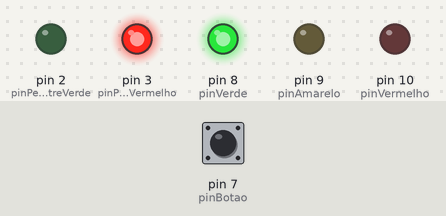
Simulated run of this sketch. Board: Arduino Uno, built with avr-gcc and run on an emulated ATmega328P. Parts: output pins drawn as LEDs (lit = HIGH). Inputs (shaded band) come from the test bench; at power-on: pin 7 (pinBotao) LOW.

Above: at 1.2 s.
1.3 s: pin 7 (pinBotao) pulled HIGH for 0.15 s
At 1.7 s:
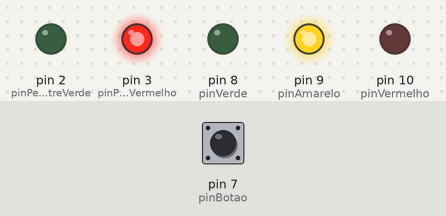
2.9 s: pin 7 (pinBotao) pulled HIGH for 1 s
At 4.2 s:
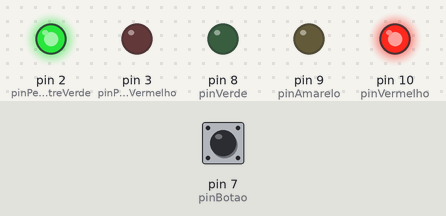
5.4 s: pin 7 (pinBotao) pulled HIGH for 3.2 s
At 6.1 s:
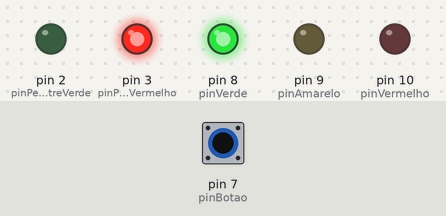
Timing chart, 0 to 8.4 s (numbered marks = the images above; inputs shaded):
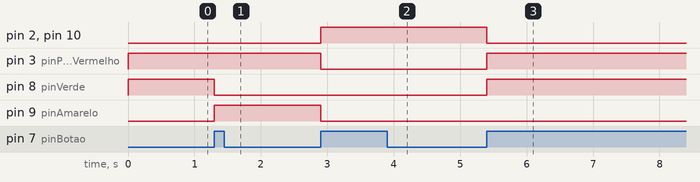

The sketch:

semaforo.ino
```cpp
//Programa q simula semaforo de veículos e de pedestres
//Acacia Calegari
//11/11/2019
//biblio: https://www.youtube.com/watch?v=uwYPkrrHGjY

int pinVermelho = 10; //Led Vermelho do semaforo principal
int pinAmarelo = 9; //Led Amarelo do semaforo principal
int pinVerde = 8; //Led Verde do semaforo principal
int pinBotao = 7; //botao q controla o semaforo
int pinPedestreVermelho = 3; //Led vermelho do semaforo de Pedestre
int pinPedestreVerde = 2; //Led verde do semaforo de pedestre


int faseSemaforo; //qual fase o semaforo principal esta

int estadoBotao; //estado atual do botao
int estadoAnteriorBotao; //estado anterior do botao

void setup() {

 pinMode(pinVerde, OUTPUT); //led verde semaforo principal
 pinMode(pinAmarelo, OUTPUT); //led amarelo semaforo principal
 pinMode(pinVermelho,OUTPUT); //led vermelho semaforo principal
 pinMode(pinBotao, INPUT); // botao de controle do semaforo
 pinMode(pinPedestreVerde, OUTPUT); //led verde do semaforo de pedestre
 pinMode(pinPedestreVermelho, OUTPUT); //led vermelho do semaforo de pedestre

 faseSemaforo = 1;
 estadoAnteriorBotao = digitalRead(pinBotao);

}

void loop() {

  estadoBotao = digitalRead(pinBotao);

  if((estadoBotao == HIGH) && (estadoAnteriorBotao == LOW)) { //Testando 2 coisas
    if(faseSemaforo < 3){
      faseSemaforo = faseSemaforo +1;
    }else{
      faseSemaforo = 1;
    }
  }

  estadoAnteriorBotao = estadoBotao; //nao fica trocando de fase se pressionar o botao

  if (faseSemaforo == 1){ //Semaforo Verde

    digitalWrite(pinVerde, HIGH);
    digitalWrite(pinAmarelo, LOW);
    digitalWrite(pinVermelho, LOW);

    digitalWrite(pinPedestreVerde, LOW);
    digitalWrite(pinPedestreVermelho, HIGH);

  }

  if (faseSemaforo == 2){ //Semaforo Amarelo

    digitalWrite(pinVerde, LOW);
    digitalWrite(pinAmarelo, HIGH);
    digitalWrite(pinVermelho, LOW);

    digitalWrite(pinPedestreVerde, LOW);
    digitalWrite(pinPedestreVermelho, HIGH);

  }

  if (faseSemaforo == 3){ //Semaforo Vermelho

    digitalWrite(pinVerde, LOW);
    digitalWrite(pinAmarelo, LOW);
    digitalWrite(pinVermelho, HIGH);

    digitalWrite(pinPedestreVerde, HIGH);
    digitalWrite(pinPedestreVermelho, LOW);

  }
  delay(100);
  }
```

Measured:
- after the input at 1.3 s, pin 8 (pinVerde): HIGH → LOW at once; pin 9 (pinAmarelo): LOW → HIGH at once
- after the input at 2.9 s, pin 2 (pinPedestreVerde), pin 10 (pinVermelho): LOW → HIGH at once; pin 3 (pinPedestreVermelho), pin 9 (pinAmarelo): HIGH → LOW at once
- after the input at 5.4 s, pin 2 (pinPedestreVerde), pin 10 (pinVermelho): HIGH → LOW at once; pin 3 (pinPedestreVermelho), pin 8 (pinVerde): LOW → HIGH at once
